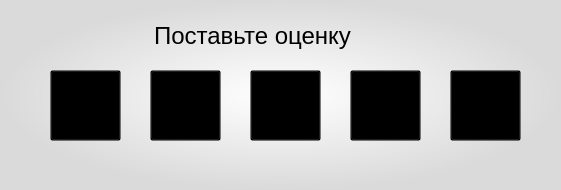
<?xml version="1.0" encoding="UTF-8"?>
<ui version="4.0">
 <class>RateWindow</class>
 <widget class="QMainWindow" name="RateWindow">
  <property name="geometry">
   <rect>
    <x>0</x>
    <y>0</y>
    <width>561</width>
    <height>190</height>
   </rect>
  </property>
  <property name="windowTitle">
   <string>MainWindow</string>
  </property>
  <property name="styleSheet">
   <string notr="true">background-color: qradialgradient(spread:pad, cx:0.5, cy:0.5, radius:0.5, fx:0.5, fy:0.5, stop:0 rgba(255, 255, 255, 255), stop:1 rgba(218, 218, 218, 255));</string>
  </property>
  <widget class="QWidget" name="centralwidget">
   <widget class="QPushButton" name="star1">
    <property name="geometry">
     <rect>
      <x>50</x>
      <y>70</y>
      <width>71</width>
      <height>71</height>
     </rect>
    </property>
    <property name="cursor">
     <cursorShape>PointingHandCursor</cursorShape>
    </property>
    <property name="styleSheet">
     <string notr="true">background-color: rgba(0, 0, 0, 0);</string>
    </property>
    <property name="text">
     <string/>
    </property>
    <property name="icon">
     <iconset>
      <normaloff>icons/rate_star.png</normaloff>icons/rate_star.png</iconset>
    </property>
    <property name="iconSize">
     <size>
      <width>64</width>
      <height>64</height>
     </size>
    </property>
   </widget>
   <widget class="QPushButton" name="star2">
    <property name="geometry">
     <rect>
      <x>150</x>
      <y>70</y>
      <width>71</width>
      <height>71</height>
     </rect>
    </property>
    <property name="cursor">
     <cursorShape>PointingHandCursor</cursorShape>
    </property>
    <property name="styleSheet">
     <string notr="true">background-color: rgba(0, 0, 0, 0);</string>
    </property>
    <property name="text">
     <string/>
    </property>
    <property name="icon">
     <iconset>
      <normaloff>icons/rate_star.png</normaloff>icons/rate_star.png</iconset>
    </property>
    <property name="iconSize">
     <size>
      <width>64</width>
      <height>64</height>
     </size>
    </property>
   </widget>
   <widget class="QPushButton" name="star4">
    <property name="geometry">
     <rect>
      <x>350</x>
      <y>70</y>
      <width>71</width>
      <height>71</height>
     </rect>
    </property>
    <property name="cursor">
     <cursorShape>PointingHandCursor</cursorShape>
    </property>
    <property name="styleSheet">
     <string notr="true">background-color: rgba(0, 0, 0, 0);</string>
    </property>
    <property name="text">
     <string/>
    </property>
    <property name="icon">
     <iconset>
      <normaloff>icons/rate_star.png</normaloff>icons/rate_star.png</iconset>
    </property>
    <property name="iconSize">
     <size>
      <width>64</width>
      <height>64</height>
     </size>
    </property>
   </widget>
   <widget class="QPushButton" name="star3">
    <property name="geometry">
     <rect>
      <x>250</x>
      <y>70</y>
      <width>71</width>
      <height>71</height>
     </rect>
    </property>
    <property name="cursor">
     <cursorShape>PointingHandCursor</cursorShape>
    </property>
    <property name="styleSheet">
     <string notr="true">background-color: rgba(0, 0, 0, 0);</string>
    </property>
    <property name="text">
     <string/>
    </property>
    <property name="icon">
     <iconset>
      <normaloff>icons/rate_star.png</normaloff>icons/rate_star.png</iconset>
    </property>
    <property name="iconSize">
     <size>
      <width>64</width>
      <height>64</height>
     </size>
    </property>
   </widget>
   <widget class="QPushButton" name="star5">
    <property name="geometry">
     <rect>
      <x>450</x>
      <y>70</y>
      <width>71</width>
      <height>71</height>
     </rect>
    </property>
    <property name="cursor">
     <cursorShape>PointingHandCursor</cursorShape>
    </property>
    <property name="styleSheet">
     <string notr="true">background-color: rgba(0, 0, 0, 0);</string>
    </property>
    <property name="text">
     <string/>
    </property>
    <property name="icon">
     <iconset>
      <normaloff>icons/rate_star.png</normaloff>icons/rate_star.png</iconset>
    </property>
    <property name="iconSize">
     <size>
      <width>64</width>
      <height>64</height>
     </size>
    </property>
   </widget>
   <widget class="QLabel" name="msg_label">
    <property name="geometry">
     <rect>
      <x>154</x>
      <y>10</y>
      <width>321</width>
      <height>51</height>
     </rect>
    </property>
    <property name="font">
     <font>
      <family>Arimo</family>
      <pointsize>18</pointsize>
     </font>
    </property>
    <property name="styleSheet">
     <string notr="true">background-color: none;</string>
    </property>
    <property name="text">
     <string>Поставьте оценку</string>
    </property>
   </widget>
  </widget>
 </widget>
 <resources/>
 <connections/>
</ui>
